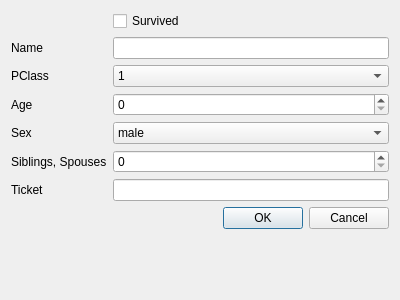
<?xml version="1.0" encoding="UTF-8"?>
<ui version="4.0">
 <class>AddRowDialog</class>
 <widget class="QDialog" name="AddRowDialog">
  <property name="geometry">
   <rect>
    <x>0</x>
    <y>0</y>
    <width>400</width>
    <height>300</height>
   </rect>
  </property>
  <property name="windowTitle">
   <string>Dialog</string>
  </property>
  <layout class="QFormLayout" name="formLayout">
   <item row="2" column="0">
    <widget class="QLabel" name="labelName">
     <property name="text">
      <string>Name</string>
     </property>
    </widget>
   </item>
   <item row="8" column="0" colspan="2">
    <widget class="QDialogButtonBox" name="buttonBox">
     <property name="orientation">
      <enum>Qt::Horizontal</enum>
     </property>
     <property name="standardButtons">
      <set>QDialogButtonBox::Cancel|QDialogButtonBox::Ok</set>
     </property>
    </widget>
   </item>
   <item row="2" column="1">
    <widget class="QLineEdit" name="lineEditName"/>
   </item>
   <item row="3" column="0">
    <widget class="QLabel" name="labelPclass">
     <property name="text">
      <string>PClass</string>
     </property>
    </widget>
   </item>
   <item row="3" column="1">
    <widget class="QComboBox" name="comboBoxPClass">
     <item>
      <property name="text">
       <string>1</string>
      </property>
     </item>
     <item>
      <property name="text">
       <string>2</string>
      </property>
     </item>
     <item>
      <property name="text">
       <string>3</string>
      </property>
     </item>
    </widget>
   </item>
   <item row="4" column="0">
    <widget class="QLabel" name="labelAge">
     <property name="text">
      <string>Age</string>
     </property>
    </widget>
   </item>
   <item row="4" column="1">
    <widget class="QSpinBox" name="spinBoxAge"/>
   </item>
   <item row="5" column="0">
    <widget class="QLabel" name="labelSex">
     <property name="text">
      <string>Sex</string>
     </property>
    </widget>
   </item>
   <item row="5" column="1">
    <widget class="QComboBox" name="comboBoxSex">
     <item>
      <property name="text">
       <string>male</string>
      </property>
     </item>
     <item>
      <property name="text">
       <string>female</string>
      </property>
     </item>
    </widget>
   </item>
   <item row="1" column="1">
    <widget class="QCheckBox" name="checkBoxSurvived">
     <property name="text">
      <string>Survived</string>
     </property>
    </widget>
   </item>
   <item row="6" column="0">
    <widget class="QLabel" name="labelSibSp">
     <property name="text">
      <string>Siblings, Spouses</string>
     </property>
    </widget>
   </item>
   <item row="6" column="1">
    <widget class="QSpinBox" name="spinBoxSibSp"/>
   </item>
   <item row="7" column="0">
    <widget class="QLabel" name="labelTicket">
     <property name="text">
      <string>Ticket</string>
     </property>
    </widget>
   </item>
   <item row="7" column="1">
    <widget class="QLineEdit" name="lineEditTicket"/>
   </item>
  </layout>
 </widget>
 <resources/>
 <connections>
  <connection>
   <sender>buttonBox</sender>
   <signal>accepted()</signal>
   <receiver>AddRowDialog</receiver>
   <slot>accept()</slot>
   <hints>
    <hint type="sourcelabel">
     <x>248</x>
     <y>254</y>
    </hint>
    <hint type="destinationlabel">
     <x>157</x>
     <y>274</y>
    </hint>
   </hints>
  </connection>
  <connection>
   <sender>buttonBox</sender>
   <signal>rejected()</signal>
   <receiver>AddRowDialog</receiver>
   <slot>reject()</slot>
   <hints>
    <hint type="sourcelabel">
     <x>316</x>
     <y>260</y>
    </hint>
    <hint type="destinationlabel">
     <x>286</x>
     <y>274</y>
    </hint>
   </hints>
  </connection>
 </connections>
</ui>
